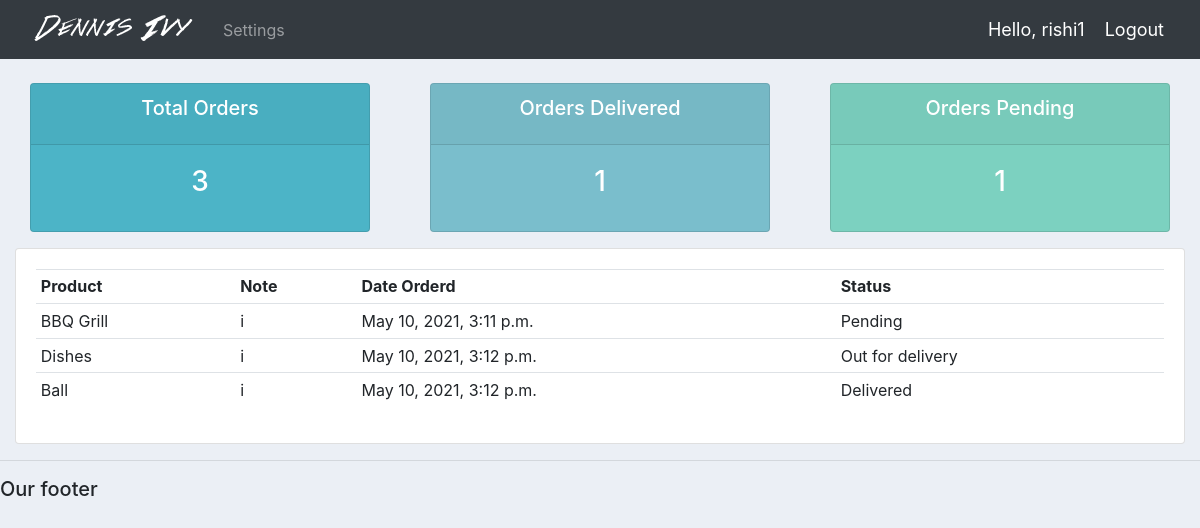
Page /user/ (signed in) on the committed database.
### accounts/models.py (models this page shows)
class Order(models.Model):
	STATUS = (
			('Pending', 'Pending'),
			('Out for delivery', 'Out for delivery'),
			('Delivered', 'Delivered'),
			)
	customer = models.ForeignKey(Customer, null=True, on_delete= models.SET_NULL)
	product = models.ForeignKey(Product, null=True, on_delete= models.SET_NULL)
	date_created = models.DateTimeField(auto_now_add=True, null=True)
	status = models.CharField(max_length=200, null=True, choices=STATUS)
	note = models.CharField(max_length=1000, null=True)
	def __str__(self):
		return self.product.name

class Product(models.Model):
	CATEGORY = (
			('Indoor', 'Indoor'),
			('Out Door', 'Out Door'),
			)
	name = models.CharField(max_length=200, null=True)
	price = models.FloatField(null=True)
	category = models.CharField(max_length=200, null=True, choices=CATEGORY)
	description = models.CharField(max_length=200, null=True, blank=True)
	date_created = models.DateTimeField(auto_now_add=True, null=True)
	tags = models.ManyToManyField(Tag)
	def __str__(self):
		return self.name

### accounts/decorators.py (the view)
		def wrapper_func(request, *args, **kwargs):
			group = None
			if request.user.groups.exists():
				group = request.user.groups.all()[0].name
			if group in allowed_roles:
				return view_func(request, *args, **kwargs)
			else:
				return HttpResponse('You are not authorized to view this page')

### accounts/views.py (called while the page is built)
@login_required(login_url='login')
@allowed_users(allowed_roles=['customer'])
def userPage(request):
	orders = request.user.customer.order_set.all()
	total_orders = orders.count()
	delivered = orders.filter(status='Delivered').count()
	pending = orders.filter(status='Pending').count()
	print('ORDERS:', orders)
	context = {'orders':orders, 'total_orders':total_orders,
	'delivered':delivered,'pending':pending}
	return render(request, 'accounts/user.html', context)

### accounts/templates/accounts/user.html
{%  extends 'accounts/main.html' %}
{% block content %}
{%  include 'accounts/status.html' %}
<div class="row">
	<div class="col-md">
		<div class="card card-body">
			<table class="table table-sm">
				<tr>
					<th>Product</th>
					<th>Note</th>
					<th>Date Orderd</th>
					<th>Status</th>
				</tr>
				{% for order in orders %}
				<tr>
					<td>{{order.product}}</td>
					<td>{{order.note}}</td>
					<td>{{order.date_created}}</td>
					<td>{{order.status}}</td>
				</tr>
				{% endfor %}
			</table>
		</div>
	</div>
</div>
{% endblock content %}

### accounts/templates/accounts/main.html (shortened to what this page needs)
{% load static %}
<!DOCTYPE html>
<html>
<head>
	<link rel="stylesheet" href="https://stackpath.bootstrapcdn.com/bootstrap/4.3.1/css/bootstrap.min.css">
	<link rel="stylesheet" type="text/css" href="{% static '/css/main.css' %}">
</head>
<body>
	{%  include 'accounts/navbar.html' %}
	<div class="container-fluid">
	{% block content %}
	{% endblock %}
    </div>
	<hr>
	<h5>Our footer</h5>
</body>
</html>

### accounts/templates/accounts/navbar.html (shortened to what this page needs)
{% load static %}
<nav class="navbar navbar-expand-lg navbar-dark bg-dark">
 <img src="{% static 'images/logo.png' %}">
  <div class="collapse navbar-collapse" id="navbarNav">
    <ul class="navbar-nav">
      {% if request.user.is_staff %}
      <li class="nav-item active">
        <a class="nav-link" href="{% url 'home' %}">Dashboard</a>
      </li>
      <li class="nav-item">
        <a class="nav-link" href="{% url 'products' %}">Products</a>
      </li>
      {% else %}
       <li class="nav-item">
        <a class="nav-link" href="{% url 'account' %}">Settings</a>
      </li>
      {% endif %}
    </ul>
  </div>
  <span class="hello-msg">Hello, {{request.user}}</span>
  <span ><a  class="hello-msg" href="{% url 'logout' %}">Logout</a></span>
</nav>

### accounts/templates/accounts/status.html
<br>
<div class="row">
	<div class="col">
		<div class="col-md">
			<div class="card text-center text-white  mb-3" id="total-orders">
			  	<div class="card-header">
			  		<h5 class="card-title">Total Orders</h5>
			  	</div>
			  	<div class="card-body">
			    	<h3 class="card-title">{{total_orders}}</h3>
			  	</div>
			</div>
		</div>
	</div>
	<div class="col">
		<div class="col-md">
			<div class="card text-center text-white  mb-3" id="orders-delivered">
			  	<div class="card-header">
			  		<h5 class="card-title">Orders Delivered</h5>
			  	</div>
			  	<div class="card-body">
			    	<h3 class="card-title">{{delivered}}</h3>
			  	</div>
			</div>
		</div>
	</div>
	<div class="col">
		<div class="col-md">
			<div class="card text-center text-white  mb-3" id="orders-pending">
			  	<div class="card-header">
			  		<h5 class="card-title">Orders Pending</h5>
			  	</div>
			  	<div class="card-body">
			    	<h3 class="card-title">{{pending}}</h3>
			  	</div>
			</div>
		</div>
	</div>
</div>

### static/css/main.css (style rules this page uses)
body { background-color: #ebeff5; }
#total-orders { background-color: #4cb4c7; }
#orders-delivered { background-color: #7abecc; }
#orders-pending { background-color: #7CD1C0; }

### accounts/templates/accounts/navbar.html (style rules this page uses)
.hello-msg { font-size: 18px; color: #fff; margin-right: 20px; }

### rows in the picture
Order: product "BBQ Grill", note "i", date_created "May 10, 2021, 3:11 p.m.", status "Pending"
Order: product "Dishes", note "i", date_created "May 10, 2021, 3:12 p.m.", status "Out for delivery"
Order: product "Ball", note "i", date_created "May 10, 2021, 3:12 p.m.", status "Delivered"

### other values in the picture
{{ request.user }} "rishi1"
{{ total_orders }} "3"
{{ delivered }} "1"
{{ pending }} "1"
